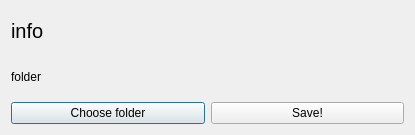
<?xml version="1.0" encoding="UTF-8"?>
<ui version="4.0">
 <class>setupWindow</class>
 <widget class="QDialog" name="setupWindow">
  <property name="geometry">
   <rect>
    <x>0</x>
    <y>0</y>
    <width>415</width>
    <height>135</height>
   </rect>
  </property>
  <property name="windowTitle">
   <string>Dialog</string>
  </property>
  <layout class="QVBoxLayout" name="verticalLayout_2">
   <item>
    <layout class="QVBoxLayout" name="verticalLayout">
     <item>
      <widget class="QLabel" name="info_label">
       <property name="font">
        <font>
         <pointsize>15</pointsize>
         <weight>50</weight>
         <bold>false</bold>
        </font>
       </property>
       <property name="layoutDirection">
        <enum>Qt::LeftToRight</enum>
       </property>
       <property name="autoFillBackground">
        <bool>false</bool>
       </property>
       <property name="text">
        <string>info</string>
       </property>
      </widget>
     </item>
     <item>
      <widget class="QLabel" name="folder_label">
       <property name="text">
        <string>folder</string>
       </property>
      </widget>
     </item>
     <item>
      <layout class="QHBoxLayout" name="horizontalLayout">
       <item>
        <widget class="QPushButton" name="chooseFolder_pushButton">
         <property name="text">
          <string>Choose folder</string>
         </property>
        </widget>
       </item>
       <item>
        <widget class="QPushButton" name="save_pushButton">
         <property name="text">
          <string>Save!</string>
         </property>
        </widget>
       </item>
      </layout>
     </item>
    </layout>
   </item>
  </layout>
 </widget>
 <resources/>
 <connections/>
</ui>
